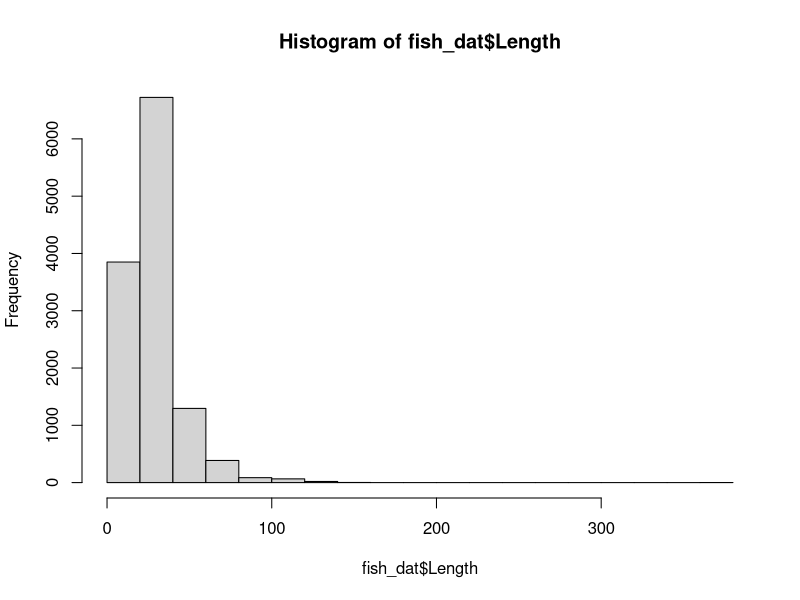
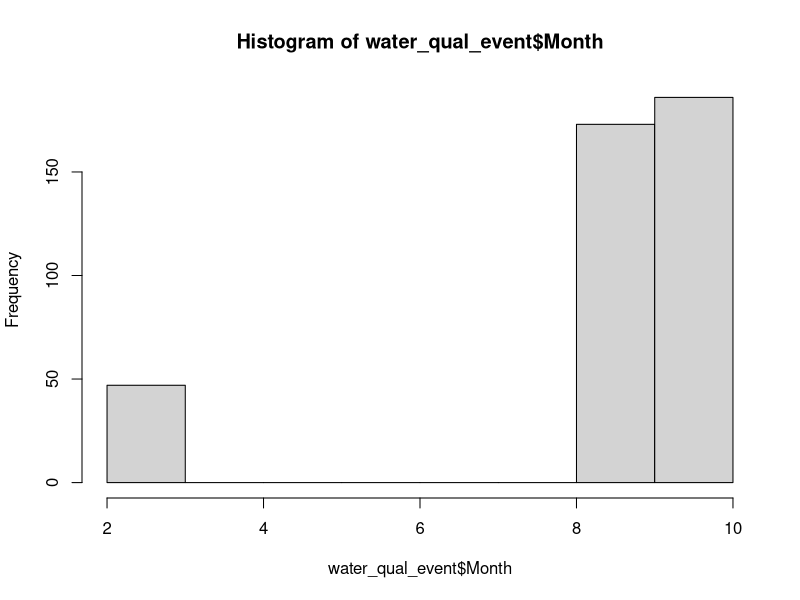
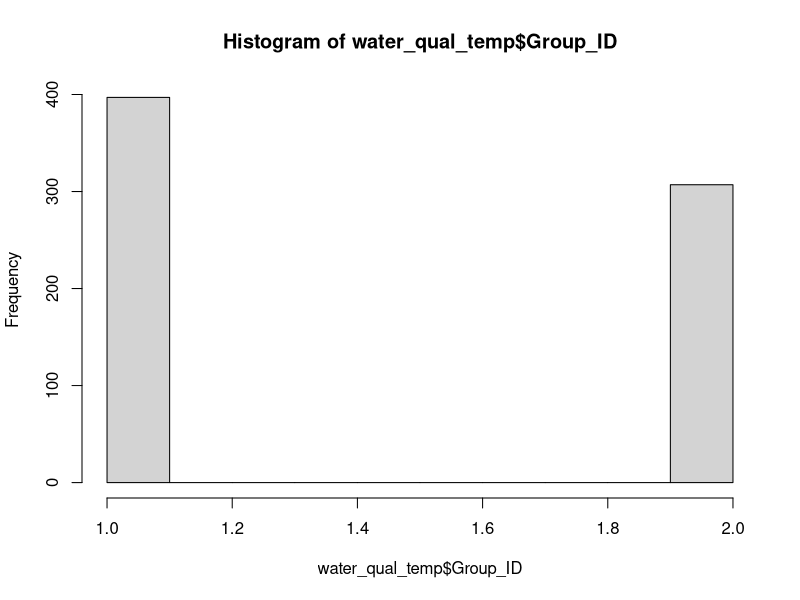
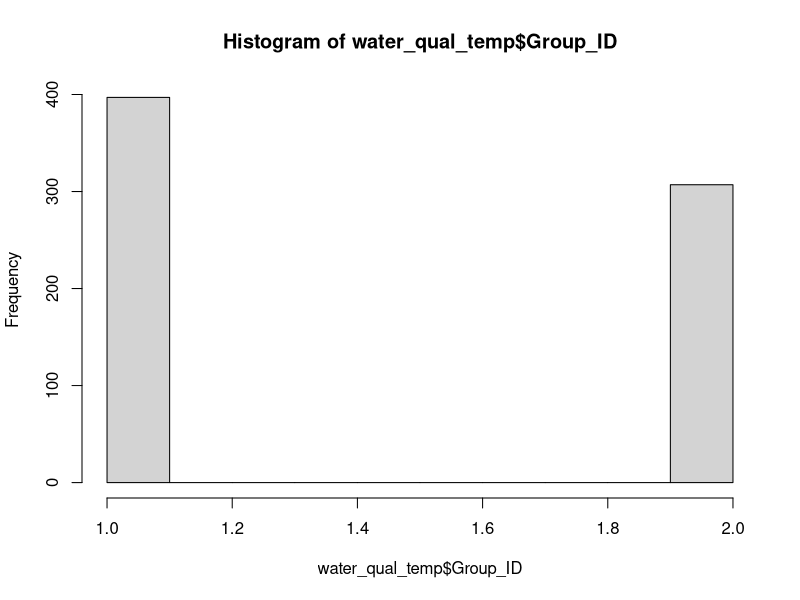
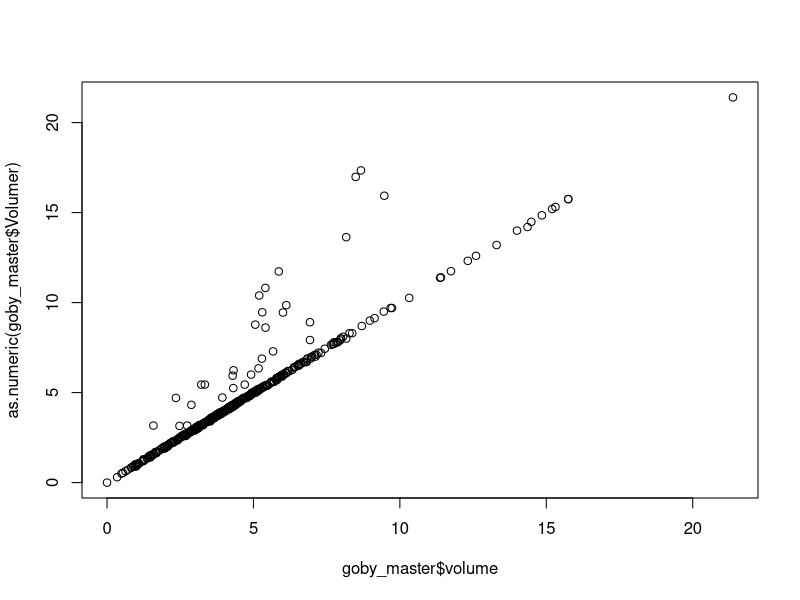

Source code (R) for these figures, in order:
### data cleaning

# load packages
library(tidyverse)
library(data.table)
library(lubridate)

## Import three data tables
water_qual_event <- read_csv("Data/water_qual_event.csv", 
                             col_types = cols(Date = col_date(format = "%m/%d/%Y")))

fish_dat <- read_csv("Data/fish_dat.csv", 
                     col_types = cols(Year = col_double())) # import notes problems on rows 12485 and 13444, but I don't see anything wrong.
#note that mort and Injury are all NA


water_qual <- read_csv("Data/water_qual.csv", 
                       col_types = cols(Date = col_date(format = "%m/%d/%Y"), 
                                        ID = col_character(), Start_time = col_character()))

hist(fish_dat$Length) #outlier length on a stickleback (370mm!)  Check with Darren


## To Merge all the files with the fish data, we need to use Year-Season-Station_ID for all three files
# Water_qual_event
water_qual_event$Year <- year(water_qual_event$Date)
water_qual_event$Month <- month(water_qual_event$Date)
hist(water_qual_event$Month)
water_qual_event$Season <- ifelse(water_qual_event$Month < 6, "Winter", "Fall")
water_qual_event$Unique_ID2 <- paste0(water_qual_event$Year,"_", 
                                      water_qual_event$Season, "_", 
                                      water_qual_event$Station_ID)
duplicated(water_qual_event$Unique_ID2) #yay, no duplicates #406 rows

#Water_qual
water_qual$Year <- year(water_qual$Date)
water_qual$Month <- month(water_qual$Date)
water_qual$Season <- ifelse(water_qual$Month < 6, "Winter", "Fall")
water_qual$Unique_ID2 <- paste0(water_qual$Year,"_", 
                                      water_qual$Season, "_", 
                                      water_qual$Station_ID)
duplicated(water_qual$Unique_ID2) #duplicates expected will fix with pivot wider


#fish_dat - seaon and year done
fish_dat$Unique_ID2 <- paste0(fish_dat$Year,"_", 
                                fish_dat$Season, "_", 
                                fish_dat$Station_ID)
duplicated(fish_dat$Unique_ID2) #mostly duplicate will fix with summarize

#lets make water_qual wide so each even has unique row.  
#currently surface and bottom samples from same even in consecutive rows

## add a unique "Group_ID" to each duplicated row to enable pivot wide
## rowid is from data.table package
water_qual_temp <- water_qual %>% 
  mutate(Group_ID = data.table::rowid(Unique_ID2)) #changed to Unique_ID2

#View(water_qual_temp)
hist(water_qual_temp$Group_ID)

# looks like some data are more than just the 2 values...perhaps these can be deleted?  look at raw data to see why 3-6 samples at some events.
# only 14 instances of > 2 environmental samples...I think we can delete these replicates and just keep the core 2 samples for each parameter.

water_qual_temp <- water_qual_temp %>%
  filter(Group_ID < 3)

hist(water_qual_temp$Group_ID)

# pivot wide
water_qual_wide <- water_qual_temp %>%
  pivot_wider(id_cols = c("Unique_ID2", "Date"), # added Date to keep in file
              names_from = "Group_ID",
              values_from = c("Water_temp", "Spec_cond", "Der_spec_cond", "DO", "Perc_sat", "pH")) #airtemp only 1 measurement
View(water_qual_wide) #has 397 rows, water_qual_event has 406 rows.  so some events missing WQ data?

#join WQ_event and WQ
WQ_event_WQ <- left_join(water_qual_event, water_qual_wide, by = "Unique_ID2")
View(WQ_event_WQ) 

# fix some Species naming errors
unique(fish_dat$Species) 
fish_dat$Species <- 
  ifelse(fish_dat$Species == "PSC", "SC",
    ifelse(fish_dat$Species == "SSC", "SC", 
        ifelse(fish_dat$Species == "SCU", "SC", fish_dat$Species)))
unique(fish_dat$Species) #looks good

# get sum fish per day
fish_dat_sum <- 
  fish_dat %>%                                       
  group_by(Unique_ID2, Species) %>%                         
  summarise_at(vars(Numbers),             
               list(spec_sum = sum))

# sum fish into columns by species
fish_dat_sum <- 
  fish_dat_sum %>% 
  pivot_wider(id_cols = "Unique_ID2",
              names_from = "Species",
              values_from = "spec_sum",
              names_prefix = "Sum_")
fish_dat_sum
fish_dat_sum <- fish_dat_sum %>% select(-Sum_NONE) #remove "none" column


#calculate min, max, mean for species length per unique ID  (consider adding 95% CI) !!
fish_stats <- fish_dat %>%
  group_by(Unique_ID2) %>%                         
  summarise_at(vars(Length),             
               list(min_length = min,
                    max_length = max,
                    mean_length = mean))

#calculate sum of mortality per unique ID


# Note that mortality and injury data are all NA when imported.  TTB please check original data. 
fish_mort <- fish_dat %>%                                       
  group_by(Unique_ID2, Species) %>%                         
  summarise_at(vars(Mort),             
               list(mort_sum = sum))

fish_mortality <- 
  fish_mort %>% 
  pivot_wider(id_cols = "Unique_ID2",
              names_from = "Species",
              values_from = "mort_sum",
              names_prefix = "Mort_")
fish_mortality <- fish_mortality %>% select(-Mort_NONE)


#calculate sum of injury per unique ID
fish_injury <- fish_dat %>%                                       
  group_by(Unique_ID2, Species) %>%                         
  summarise_at(vars(Injury),             
               list(inj_sum = sum))
summary(fish_dat)
#fish_injury <- fish_injury %>% select(-NONE)

#calculate sum of microsporidian per unique ID
###change N/Y to 0/1 first
fish_dat_temp <- fish_dat %>%
  mutate(Microsporidian = ifelse(Microsporidian == "N",0,1))

fish_dat <- fish_dat_temp %>% mutate(Microsporidian = ifelse(is.na(Microsporidian), 0, Microsporidian))

microsporidium <- fish_dat %>% group_by(Unique_ID2) %>%                         
  summarise_at(vars(Microsporidian),             
               list(micro_sum = sum))
microsporidium

### let's join all our five datasets
#water_qual_event 
#water_qual_wide,
#fish_dat_sum
#fish_stats
#microsporidium
#fish_mortality <- all NAs, so check original data
#fish_injury    <- all NAs, so check original data

goby_master <- list(water_qual_event, water_qual_wide, fish_dat_sum, fish_stats, microsporidium) %>% 
  reduce(left_join, by = "Unique_ID2")
str(goby_master)
View(goby_master)
#Volume is just mean depth by area and volumer has one na.  so replace all and make numeric
goby_master$volume <- goby_master$Ave_depth * goby_master$Area
goby_master$Volumer <- as.numeric(goby_master$Volumer)

plot(goby_master$volume, as.numeric(goby_master$Volumer))  
# question for Darren, why does volume and Volumer usually but not always match?

#date fields match?
goby_master$Match <- goby_master$Date.x == goby_master$Date.y
# 5 dates don't match and are 1-2 days different, must have been data collected on two days due to logistics.

goby_master <- goby_master %>%
  rename("Zone" = "Zone 2")

goby_master$Zone <- as.factor(goby_master$Zone)

#####OK goby_master ready for analysis -----------------------------------------
